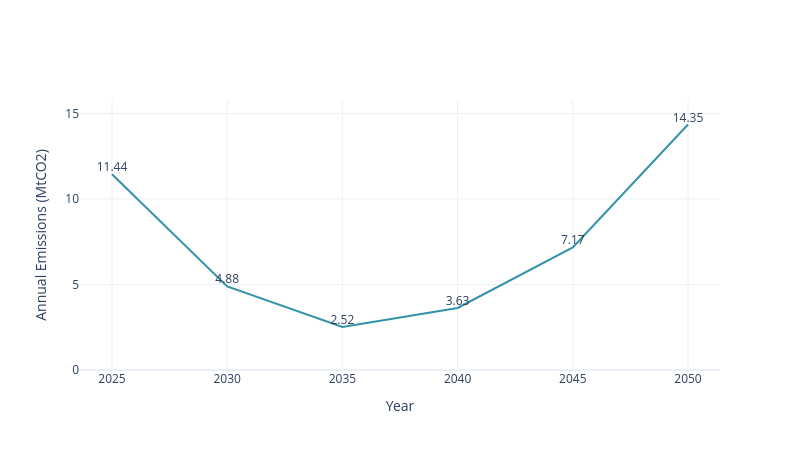

Notebook source saved alongside this figure:
### Code cell
em_sw = pd.read_csv(model_outputs_path+'/emissions.csv')
em_sw['AnnualEmissions_MtCO2_per_yr'] = em_sw['AnnualEmissions_tCO2_per_yr'] / 1000000
em_sw = em_sw[em_sw['PERIOD'] != 2023]
sw.scenarios.annual_emmissions(em_sw, 'PERIOD', 'AnnualEmissions_MtCO2_per_yr')

### Figure 1 — Plotly figure (JSON) as saved in the notebook; plotly's stock layout.template omitted (floating-point values rounded to 4 significant figures)
{"data": [{"line": {"color": "#3292A9"}, "mode": "lines+text", "text": ["11.44", "4.88", "2.52", "3.63", "7.17", "14.35"], "textposition": "top center", "type": "scatter", "x": [2025, 2030, 2035, 2040, 2045, 2050], "y": [11.44, 4.882, 2.52, 3.626, 7.167, 14.35]}], "layout": {"height": 450, "showlegend": false, "width": 800, "xaxis": {"tickvals": [2025, 2030, 2035, 2040, 2045, 2050], "title": {"text": "Year"}}, "yaxis": {"range": [0, 15.78], "title": {"text": "Annual Emissions (MtCO2)"}}}}
